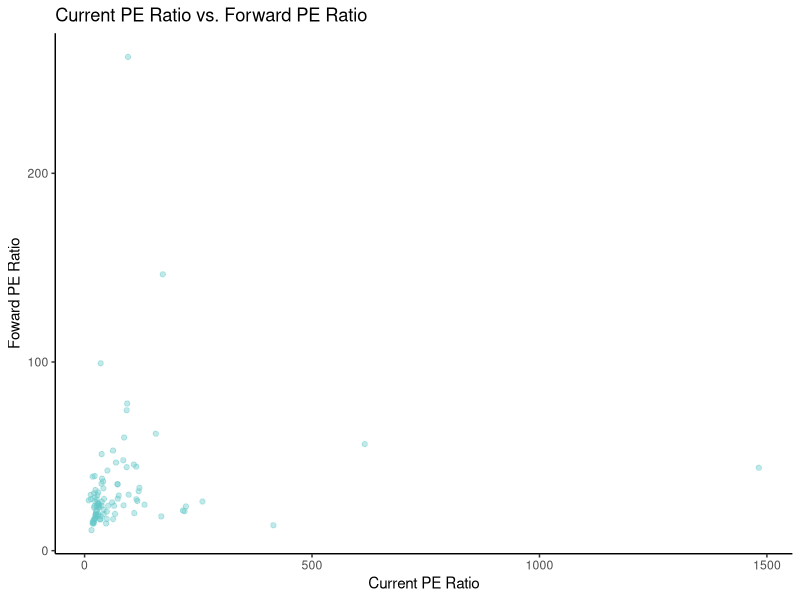
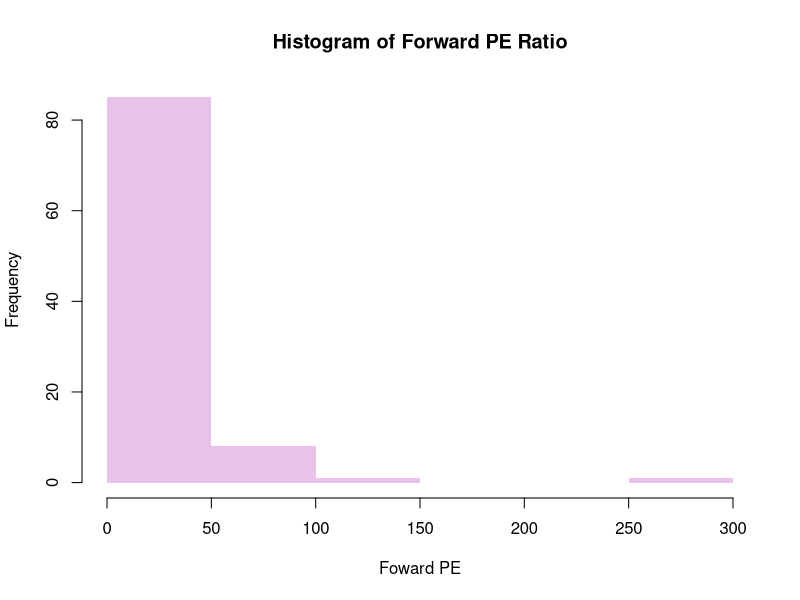
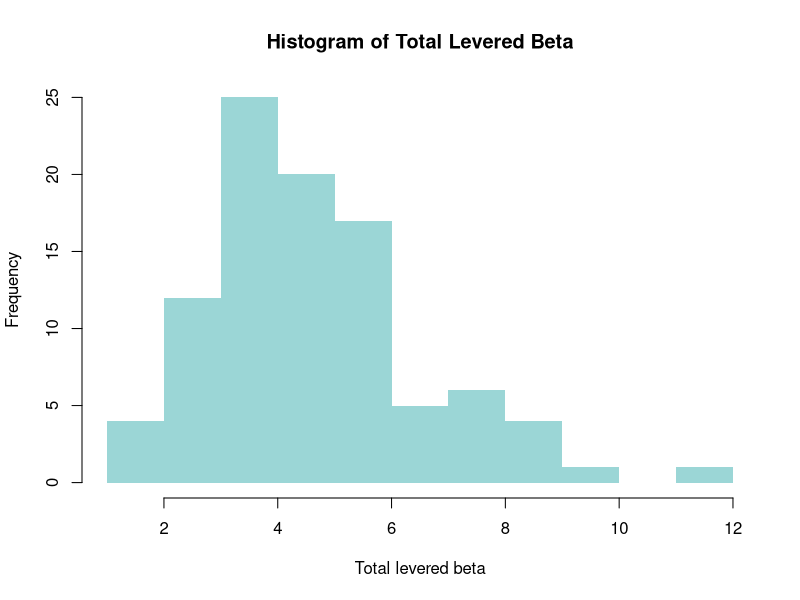
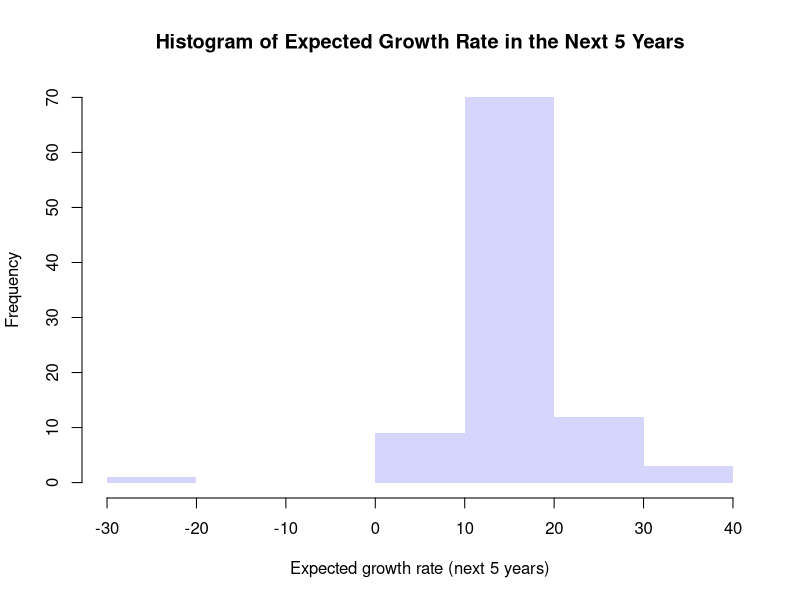
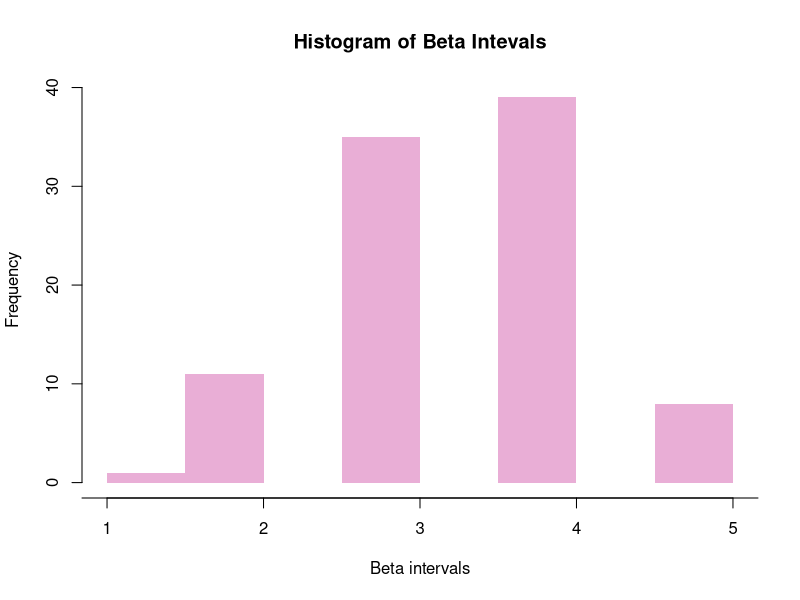
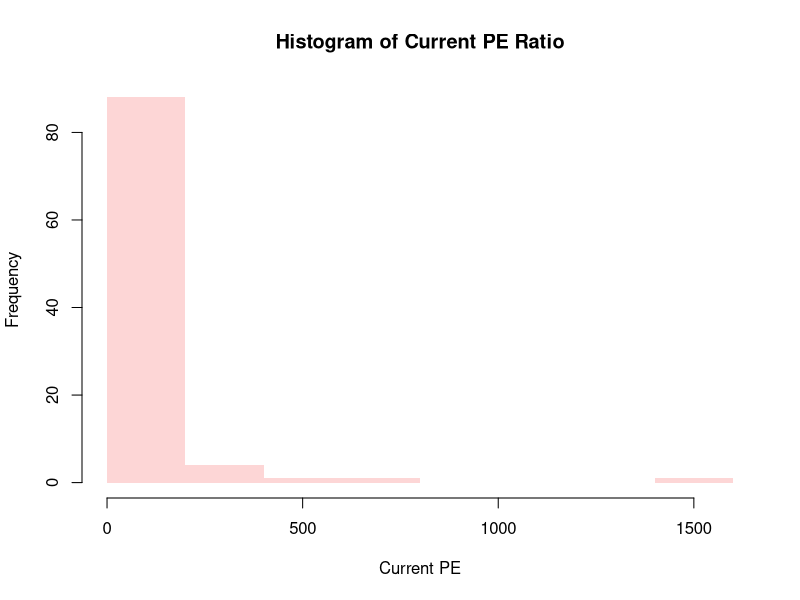
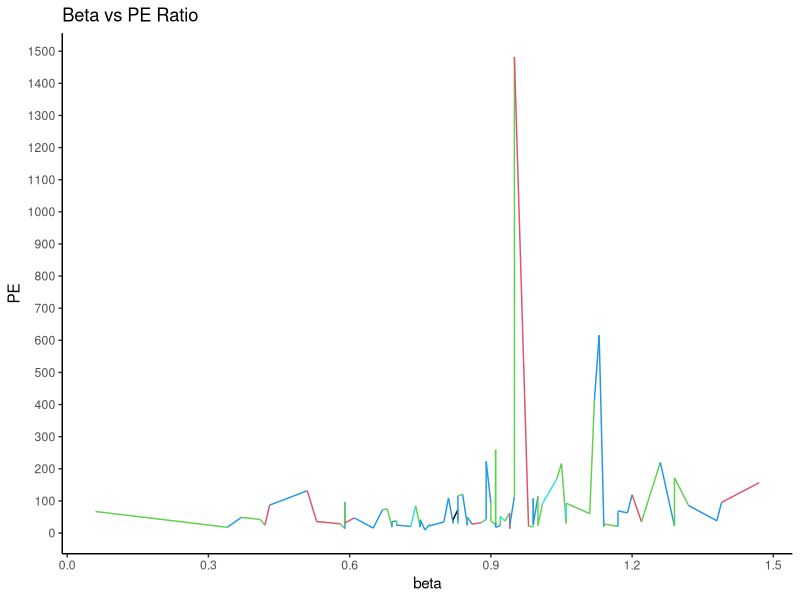
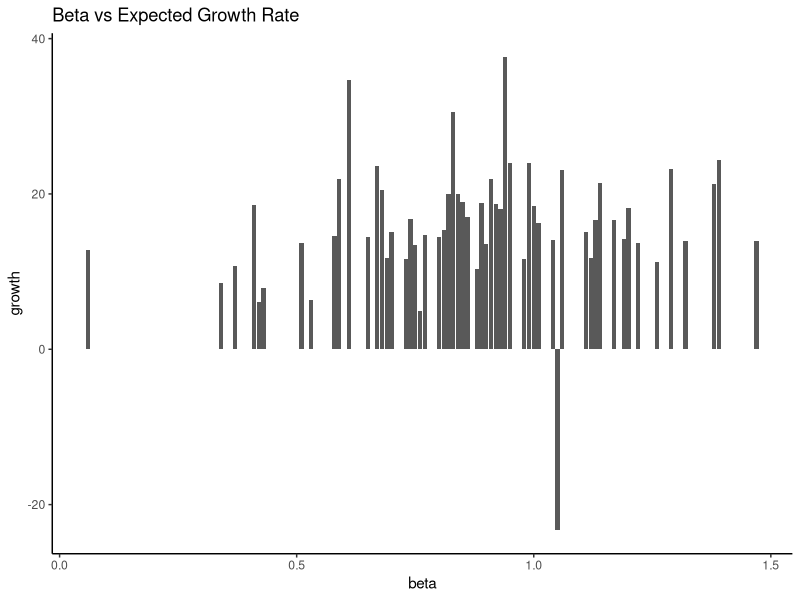

Write the R code that produced these figures, in order.
# author: Christian Alarcio, Ellen Chan, Anais Sidhu, Ruomeng (Michelle) Yang
# title: Methods & Analysis of Data

# Set working directory
setwd("~/Documents/UC\ Berkeley\ 2015-2016/Statistics\ 133/projects/final/")

# Set up ggplot2
library(ggplot2)
dev.off()

# Set up readr
library(readr)

# Set up scatterplot3d
library(scatterplot3d)

# Set up stringr
library(stringr)

# Read data files
clean_data <- read.csv("clean_data/clean_data.csv", header = TRUE,
                       stringsAsFactors = FALSE)
industries_only <- read.csv("clean_data/industries_only.csv", header = TRUE,
                            stringsAsFactors = FALSE)

# Scatter plot of Current PE to Forward PE
ggplot(clean_data, aes(x = Current.PE, y = Forward.PE)) +
    geom_point(color = rgb(100, 200, 200, 100, maxColorValue = 255)) + 
    ggtitle("Current PE Ratio vs. Forward PE Ratio") +
    xlab("Current PE Ratio") + ylab("Foward PE Ratio") + theme_classic()

# Histogram of Forward PE, Total Levered Beta, and Expected Growth in the
# Next 5 Years
hist(clean_data$Forward.PE, border = NA,
     main = "Histogram of Forward PE Ratio", xlab = "Foward PE",
     ylab = "Frequency", col = rgb(200, 100, 200, 100, maxColorValue = 255))
hist(clean_data$Total.Levered.Beta, border = NA, xlab = "Total levered beta",
     ylab = "Frequency", col = rgb(0, 150, 150, 100, maxColorValue = 255),
     main = "Histogram of Total Levered Beta")
hist(clean_data$Expected.Growth.Next.5.Years, border = NA,
     xlab = "Expected growth rate (next 5 years)", ylab = "Frequency",
     col = rgb(150, 150, 250, 100, maxColorValue = 255),
     main = "Histogram of Expected Growth Rate in the Next 5 Years")

# Analyze which industries are in the highest and lowest beta interval
beta_intervals <- seq(from = 0, to = 1.5, by = 0.3)
interval_fun <- function(beta) {
    for (i in 1:5) {
        if (beta_intervals[i] < beta & beta < beta_intervals[i + 1]) {
            return (i)
        }
    }
}
beta_interval <- unlist(lapply(clean_data$Average.Unlevered.Beta,
                               FUN = interval_fun))
as.vector(clean_data$Industry[unlist(beta_interval) == 5])
as.vector(clean_data$Industry[unlist(beta_interval) == 1])

# Make a histogram of the beta intervals created above
dfbeta_interval <- data.frame(table(unlist(beta_interval)))
names(dfbeta_interval) <- c("Interval", "Frequency")
hist(beta_interval, border = NA, main = "Histogram of Beta Intevals",
     xlab = "Beta intervals", ylab = "Frequency",
     col = rgb(200, 50, 150, 100, maxColorValue = 255))

# Histogram of PE Ratio and bar plot of Beta versus PE Ratio by given beta
# intervals
axis(side = 1, at = seq(0,1500,by = 300))
hist(clean_data$Current.PE, border = NA,
     main = "Histogram of Current PE Ratio", xlab = "Current PE",
     ylab = "Frequency", col = rgb(250, 150, 150, 100, maxColorValue = 255))
dat1 <- data.frame(PE = industries_only$Current.PE,
                   beta = industries_only$Average.Unlevered.Beta)
ggplot(dat1, aes(x = beta, y = PE)) +
    geom_line(stat = "identity", color = beta_interval) + 
    ggtitle("Beta vs PE Ratio") + theme_classic() + 
    scale_x_continuous(breaks = beta_intervals) + 
    scale_y_continuous(breaks = seq(from = 0, to = 1500, by = 100)) 
summary(industries_only$Current.PE)

# Bar plot of Beta versus Expected Growth Rate in the Next 5 Years
dat2 <- data.frame(beta = clean_data$Average.Unlevered.Beta,
                   growth = clean_data$Expected.Growth.Next.5.Years)
ggplot(dat2, aes(x = beta, y = growth)) +
    geom_bar(position = "identity", stat = "identity") + 
    ggtitle("Beta vs Expected Growth Rate") + theme_classic()

# Graph the scatterplot of unlevered beta's impact on expected growth
# when accounting for their regression
reg1 <- lm(Expected.Growth.Next.5.Years ~ Average.Unlevered.Beta,
           data = clean_data)
summary(reg1)
ggplot(clean_data, aes(x = Average.Unlevered.Beta,
                       y = Expected.Growth.Next.5.Years)) +
    geom_point() + xlab("Average Unlevered Beta") +
    ylab("Expected Growth (%)") + theme_classic() +
    geom_abline(aes(slope = unname(coef(reg1)["Average.Unlevered.Beta"]),
                    intercept = unname(coef(reg1)["(Intercept)"])),
                color = rgb(223, 84, 84, maxColorValue = 255)) +
    ggtitle("Average Unlevered Beta's Impact on Expected Growth")

# Make a scatter plot and regression of beta to growth accounting
# for outliers
sorted_beta <- sort(clean_data$Average.Unlevered.Beta,
                    index.return = TRUE)[[2]]
sort_beta <- sort(clean_data$Average.Unlevered.Beta)
sorted_growth1 <- clean_data$Expected.Growth.Next.5.Years[sorted_beta]
sorted_beta_growth <- data.frame(beta = sort_beta, growth = sorted_growth1)
dat3 <- subset(sorted_beta_growth, sorted_growth1 > 0)
plot(dat3$growth, dat3$beta,
     col = rgb(100, 100, 100, 150, maxColorValue = 255), pch = 16,
     bg = rgb(200, 200, 200, maxColorValue = 255),
     xlab = "growth", ylab = "beta", main = "Beta vs Growth")
fit_growth_beta <- lm(beta ~ growth, data = dat3)
abline(fit_growth_beta, col = rgb(100, 100, 100, maxColorValue = 255))
summary(fit_growth_beta)

# Density curve of Current PE and of Expected Growth in the Next 5 Years
plot(density(clean_data$Current.PE), main = "Density Plot of Current PE")
plot(density(clean_data$Expected.Growth.Next.5.Years),
     main = "Density Plot of Expected Growth in the Next 5 Years")

# Scatter plot of Current PE to Expected Growth in the Next 5 Years
plot(clean_data$Current.PE, clean_data$Expected.Growth.Next.5.Years,
     col = rgb(50, 200, 200, 100, maxColorValue = 255), pch = 16,
     bg = rgb(200, 200, 200, maxColorValue = 255),
     main = "Scatterplot of Forward PE Ratio")

# Make a linear regression of Current PE to Expected Growth in the Next 5 Years
fit1 <- lm(Expected.Growth.Next.5.Years ~ Current.PE, data = clean_data)
abline(fit1, col = rgb(50, 200, 200, maxColorValue = 255))
summary(fit1)

# Remove outliers and find the linear regression of Current PE to Expected
# Growth in the Next 5 Years
sorted_pe <- sort(clean_data$Current.PE, decreasing = TRUE,
                  index.return = TRUE)[[2]]
sort_pe <- sort(clean_data$Current.PE, decreasing = TRUE)
sorted_growth2 <- clean_data$Expected.Growth.Next.5.Years[sorted_pe]
sorted_pe_growth <- data.frame(pe = sort_pe, growth = sorted_growth2)
dat4 <- subset(sorted_pe_growth, sort_pe < 300)
plot(dat4$pe, dat4$growth, main = "Current PE Ratio vs. Expected Growth",
     xlab = "Current PE ratio", ylab = "Expected growth (next 5 years)",
     col = rgb(200, 50, 200, 100, maxColorValue = 255), pch = 16)
fit2 <- lm(growth ~ pe, data = dat4)
abline(fit2, col = rgb(200, 50, 200, maxColorValue = 255))
summary(fit2)

# Account for beta when sorting PE ratios and growth by taking the PE ratios
# and growths of industries with lower beta
beta_pe <- clean_data$Current.PE[sorted_beta]
beta_growth <- clean_data$Expected.Growth.Next.5.Years[sorted_beta]
end <- length(beta_pe)
cutoff <- round(end/2)
beta1 <- data.frame(pe = beta_pe[1:cutoff], growth = beta_growth[1:cutoff])
plot(beta1$pe, beta1$growth,
     main = paste("Current PE Ratio vs. Expected Growth",
                  "For Industries with Lower Beta"),
     xlab = "Current PE ratio", ylab = "Expected growth (next 5 years)",
     col = rgb(50, 50, 200, 100, maxColorValue = 255), pch = 16)
fit3 <- lm(growth ~ pe, data = beta1)
abline(fit3, col = rgb(50, 50, 200, maxColorValue = 255))
summary(fit3)

# Industries with lower beta
print("Industries with lower beta:")
print(clean_data$Industry[sorted_beta][1:cutoff])

# Account for beta when sorting PE ratios and growth by taking the PE ratios
# and growths of industries with higher beta
beta2 <- data.frame(pe = beta_pe[(cutoff+1):end],
                    growth = beta_growth[(cutoff+1):end])
plot(beta2$pe, beta2$growth,
     main = paste("Current PE Ratio vs. Expected Growth",
                  "For Industries with Higher Beta"),
     xlab = "Current PE ratio", ylab = "Expected growth (next 5 years)",
     col = rgb(200, 50, 50, 100, maxColorValue = 255), pch = 16)
fit4 <- lm(growth ~ pe, data = beta2)
abline(fit4, col = rgb(200, 50, 50, maxColorValue = 255))
summary(fit4)

# Industries with higher beta
print("Industries with higher beta:")
print(clean_data$Industry[sorted_beta][(cutoff+1):end])

# Graph Current PE to Expected Growth in the Next 5 Years
ggplot(data = clean_data, aes(x = Current.PE,
                              y = Expected.Growth.Next.5.Years)) +
    geom_line(color = "#548edf") + xlab("Current PE") +
    ylab("Expected Growth in the Next 5 Years") +
    ggtitle("Plot of Current PE to Expected Growth") + theme_classic()

# Make a histogram of Current PE to Expected Growth for industries with
# pe, p, fulfilling p < 300
ggplot(dat4, aes(x = pe, y = growth)) + geom_line(color = "#ebcefb") +
    geom_bar(position = "identity", stat = "identity", color = "#000000") +
    ggtitle("Beta vs Expected Growth Rate") + theme_classic()

# Make a histogram of Current PE to Expected Growth for industries with
# pe, p, fulfilling 100 <= p < 200
dat5 <- subset(sorted_pe_growth, pe >= 100 & pe < 300)
ggplot(dat5, aes(x = pe, y = growth)) + geom_line(color = "#ebcefb") +
    geom_bar(position = "identity", stat = "identity", color = "#000000") +
    ggtitle("Beta vs Expected Growth Rate") + theme_classic()

# Make a histogram of Current PE to Expected Growth for industries with
# pe, p, fulfilling p < 100
dat6 <- subset(sorted_pe_growth, pe < 100)
ggplot(dat6, aes(x = pe, y = growth)) + geom_line(color = "#ebcefb") +
    geom_bar(position = "identity", stat = "identity",
             color = "#000000") +
    ggtitle("Beta vs Expected Growth Rate") + theme_classic()

# Make bubble plots of Current PE and Expected Growth in the
# Next 5 Years for different industries
symbols(industries_only$Current.PE,
        industries_only$Expected.Growth.Next.5.Years,
        circles = industries_only$Number.of.Firms,
        inches = 0.35, fg="white", bg="#facccc8d",
        xlab="Current PE", ylab="Expected Growth in 5 Years",
        main = "Current PE vs Expected Growth in the Next 5 Years")
text(industries_only$Current.PE, industries_only$Expected.Growth.Next.5.Years, 
     labels = industries_only$Number.of.Firms, cex = 0.2)

# Make bubble plots of Current PE and Expected Growth in the
# Next 5 Years for different industries accounting for outliers
industry_pe <- unlist(sort(industries_only$Current.PE, decreasing = TRUE))
industry_indices <- unlist(sort(industries_only$Current.PE, decreasing = TRUE,
                                index.return = TRUE)[[2]])
industry_growth <- industries_only$
    Expected.Growth.Next.5.Years[industry_indices]
industry_num_firms <- industries_only$Number.of.Firms[industry_indices]
industry_pe_growth <- data.frame(pe = industry_pe, growth = industry_growth,
                                 num_firms = industry_num_firms)
dat7 <- subset(industry_pe_growth, industry_pe < 150)
symbols(dat7$pe, dat7$growth, circles = dat7$num_firms,
        inches=0.35, fg="white", bg="#facccc8d",
        xlab="Current PE", ylab="Expected Growth in 5 Years",
        main = paste("Current PE Less Than 150 vs",
                     "Expected Growth in the Next 5 Years"))
text(dat7$pe, dat7$growth, labels = dat7$num_firms, cex = 0.3)

# Find the multivariate regression of expected growth to unlevered beta
# and current PE ratio
reg2 <- lm(Expected.Growth.Next.5.Years ~ Average.Unlevered.Beta +
               Current.PE, data = clean_data)
summary(reg2)

# Graph the scatterplot of current PE ratio versus expected growth
ggplot(clean_data, aes(x = Current.PE, y = Expected.Growth.Next.5.Years)) +
    geom_point() + xlab("Current PE Ratio") + ylab("Expected Growth (%)") +
    geom_abline(aes(slope = unname(coef(reg2)["Current.PE"]),
                    intercept = unname(coef(reg2)["(Intercept)"])),
                color = rgb(223, 84, 84, maxColorValue = 255)) +
    ggtitle("Current PE Ratio vs Expected Growth") + theme_classic()

# Graph the scatterplot of the log of the current PE ratio to the growth rate
# with the corresponding multivariate regression
log_reg2 <- lm(Expected.Growth.Next.5.Years ~ log(Current.PE) +
                   Average.Unlevered.Beta, data = clean_data)
summary(log_reg2)
ggplot(clean_data, aes(x = log(Current.PE),
                       y = Expected.Growth.Next.5.Years)) +
    geom_point() + ggtitle("Scatterplot of PE Ratio vs Expected Growth") +
    xlab("Current PE Ratio (log)") + ylab("Expected Growth (%)") +
    geom_abline(aes(slope = unname(coef(log_reg2)["log(Current.PE)"]),
                    intercept = unname(coef(log_reg2)["(Intercept)"])),
                color = rgb(223, 84, 84, maxColorValue = 255)) +
    theme_classic()

# Remove the outliers of expected growth and current PE from the graph
indices_no_outliers <- sort(clean_data$Expected.Growth.Next.5.Years,
                            index.return = TRUE)[[2]]
growth_no_outliers <- unlist(sort(clean_data$Expected.Growth.Next.5.Years))
pe_no_outliers <- clean_data$Current.PE[indices_no_outliers]
dat8 <- data.frame(growth = growth_no_outliers, pe = pe_no_outliers)
dat8 <- subset(dat8, growth_no_outliers > 6.32 & pe_no_outliers < 300)

# Make a multivariate regression of growth to PE when there are no outliers
reg2_no_outliers <- lm(growth ~ pe , data = dat8)
summary(reg2_no_outliers)

# Plot the scatterplot and regression of current PE to expected growth
ggplot(dat8, aes(x = pe, y = growth)) + theme_classic() +
    geom_point() + xlab("Current PE Ratio") + ylab("Expected Growth (%)") +
    geom_abline(aes(slope = unname(coef(reg2_no_outliers)["pe"]),
                    intercept = unname(coef(reg2_no_outliers)["(Intercept)"])),
                color = rgb(223, 84, 84, maxColorValue = 255)) +
    ggtitle("Current PE Ratio's Impact on Expected Growth")

# Graph the scatterplot of PEG ratio's impact on expected growth and the
# regression line of expected growth to PEG ratio and the regression line
# of the multivariate regression of expected growth in the next 5
# years to average unlevered beta, the current PE ratio, and the PEG Ratio.
reg3 <- lm(Expected.Growth.Next.5.Years ~ Average.Unlevered.Beta +
               Current.PE + PEG.Ratio, data = clean_data)
summary(reg3)
reg4 <- lm(Expected.Growth.Next.5.Years ~ PEG.Ratio, data = clean_data)
summary(reg4)
ggplot(clean_data, aes(x = PEG.Ratio, y = Expected.Growth.Next.5.Years)) +
    geom_point(color = rgb(223, 84, 84, 100, maxColorValue = 255)) +
    xlab("PEG Ratio") + ylab("Expected Growth (%)") +
    geom_abline(aes(slope = unname(coef(reg3)["PEG.Ratio"]),
                    intercept = unname(coef(reg3)["(Intercept)"])),
                color = rgb(84, 233, 233, maxColorValue = 255)) +
    geom_abline(aes(slope = unname(coef(reg4)["PEG.Ratio"]),
                    intercept = unname(coef(reg4)["(Intercept)"])),
                color = rgb(223, 84, 84, maxColorValue = 255)) +
    ggtitle("PEG Ratio's Impact on Expected Growth") +
    coord_cartesian(ylim=c(0,40)) + theme_classic()

# Graph the scatterplot and regression of PEG ratio and expected growth
# accounting for outliers
peg_no_outliers <- clean_data$PEG.Ratio[indices_no_outliers]
dat9 <- data.frame(growth = growth_no_outliers, peg = peg_no_outliers)
dat9 <- subset(dat9, growth > 6.32 & peg < 2.5 & !is.na(peg))
reg4_no_outliers <- lm(growth ~ peg, data = dat9)
summary(reg4_no_outliers)
ggplot(dat9, aes(x = peg, y = growth)) + xlab("PEG Ratio") +
    ylab("Expected Growth (%)") + coord_cartesian(ylim=c(0,40)) +
    geom_point(color = rgb(223, 84, 84, 100, maxColorValue = 255)) +
    geom_abline(aes(slope = unname(coef(reg4_no_outliers)["peg"]),
                    intercept = unname(coef(reg4_no_outliers)["(Intercept)"])),
                color = rgb(223, 84, 84, maxColorValue = 255)) +
    ggtitle("PEG Ratio's Impact on Expected Growth") + theme_classic()

# Make 3D scatterplot of Expected Growth in the Next 5 Years, PEG Ratio,
# and Average Unlevered Beta, then examine the graph from multiple angles
scatterplot3d(x = clean_data$Expected.Growth.Next.5.Years,
              y = clean_data$PEG.Ratio,
              z = clean_data$Average.Unlevered.Beta,
              angle = 30, scale.y = .3, pch = 16,
              xlab = "Expected Growth in Next 5 Years",
              ylab = "PEG Ratio", zlab = "Beta",
              color = rgb(83, 223, 223, 100, maxColorValue = 255),
              main = "3D Scatterplot of Expected Growth, PEG Ratio, and Beta")

scatterplot3d(x = clean_data$Expected.Growth.Next.5.Years,
              y = clean_data$PEG.Ratio,
              z = clean_data$Average.Unlevered.Beta,
              angle = 100, scale.y = .3, pch = 16,
              xlab = "Expected Growth in Next 5 Years",
              ylab = "PEG Ratio", zlab = "Beta",
              color = rgb(83, 223, 223, 100, maxColorValue = 255),
              main = "3D Scatterplot of Expected Growth, PEG Ratio, and Beta")

scatterplot3d(x = clean_data$Expected.Growth.Next.5.Years,
              y = clean_data$PEG.Ratio,
              z = clean_data$Average.Unlevered.Beta,
              angle = 300, scale.y = .3, pch = 16,
              xlab = "Expected Growth in Next 5 Years",
              ylab = "PEG Ratio", zlab = "Beta",
              color = rgb(83, 223, 223, 100, maxColorValue = 255),
              main = "3D Scatterplot of Expected Growth, PEG Ratio, and Beta")

# Make 3D scatterplot of Expected Growth in the Next 5 Years, Current PE,
# and Average Unlevered Beta, then examine the graph from multiple angles
# Make 3D scatterplot of Expected Growth in the Next 5 Years, Current PE,
# and Average Unlevered Beta, then examine the graph from multiple angles
scatterplot3d(x = clean_data$Expected.Growth.Next.5.Years,
              y = clean_data$Current.PE, z = clean_data$Average.Unlevered.Beta,
              angle = 30, scale.y = .3, pch = 16,
              xlab = "Expected Growth in Next 5 Years",
              ylab = "Current PE Ratio", zlab = "Beta",
              color = rgb(83, 223, 223, 100, maxColorValue = 255),
              main = "3D Scatterplot of Expected Growth, PE Ratio, and Beta")

scatterplot3d(x = clean_data$Expected.Growth.Next.5.Years,
              y = clean_data$Current.PE, z = clean_data$Average.Unlevered.Beta,
              angle = 100, scale.y = .3, pch = 16,
              xlab = "Expected Growth in Next 5 Years",
              ylab = "Current PE Ratio", zlab = "Beta",
              color = rgb(83, 223, 223, 100, maxColorValue = 255),
              main = "3D Scatterplot of Expected Growth, PE Ratio, and Beta")

scatterplot3d(x = clean_data$Expected.Growth.Next.5.Years,
              y = clean_data$Current.PE, z = clean_data$Average.Unlevered.Beta,
              angle = 300, scale.y = .3, pch = 16,
              xlab = "Expected Growth in Next 5 Years",
              ylab = "Current PE Ratio", zlab = "Beta",
              color = rgb(83, 223, 223, 100, maxColorValue = 255),
              main = "3D Scatterplot of Expected Growth, PE Ratio, and Beta")
